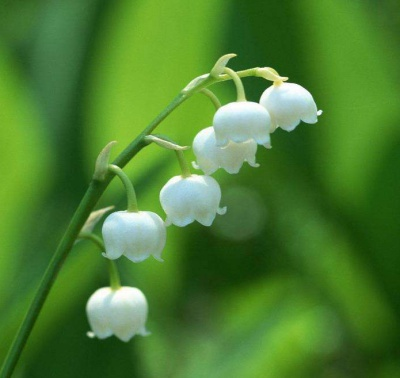
#> input picture images/cv_flower2.jpg, 400 x 378 px
$ python cv_img_filter_bilateral.py
#> lines starting #> are read from the running program, lines starting #| are printed output that depends on the picture; after the words box and inside, x2 and y2 are one past the last pixel; in counts of white or black regions, pixels touching at a corner belong together
#!/usr/bin/env python
# -*- coding: utf-8 -*-

"""
对于图形的平滑与滤波，但从滤波角度来讲，
一般主要的目的都是为了实现对图像噪声的消除，增强图像的效果。
首先介绍二维卷积运算，图像的滤波可以看成是滤波模板与原始图像对应部分的的卷积运算。

对于2D图像可以进行低通或者高通滤波操作，
低通滤波（LPF）有利于去噪，模糊图像，高通滤波（HPF）有利于找到图像边界。

# 双边滤波
# 双边滤波函数为cv2.bilateralFilter()。
# 该滤波器可以在保证边界清晰的情况下有效的去掉噪声。
# 它的构造比较复杂，即考虑了图像的空间关系，也考虑图像的灰度关系。
# 双边滤波同时使用了空间高斯权重和灰度相似性高斯权重，确保了边界不会被模糊掉。
# cv2.bilateralFilter(img,d,’p1’,’p2’)函数有四个参数需要，
# d是领域的直径，后面两个参数是空间高斯函数标准差和灰度值相似性高斯函数标准差。
# 9---滤波领域直径
# 后面两个数字：空间高斯函数标准差，灰度值相似性标准差

"""

import cv2
import numpy as np
import matplotlib.pyplot as plt

# 读取图像
img = cv2.imread('./images/cv_flower2.jpg')
#> img is the input picture: shape (378, 400, 3); mean B, G, R 49, 125.7, 75.4

# 灰度转换
gray = cv2.cvtColor(img, cv2.COLOR_BGR2GRAY)
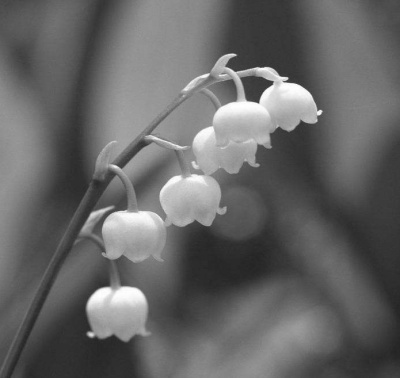
#> gray: shape (378, 400); min 35, max 255, mean 101.9

# 添加点噪声
for i in range(2000):
    temp_x = np.random.randint(0, img.shape[0])
    temp_y = np.random.randint(0, img.shape[1])
    gray[temp_x][temp_y] = 255
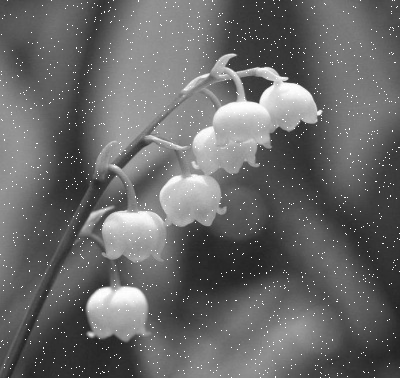
#> gray: shape (378, 400); 1.31% of pixels changed, all inside (x1, y1, x2, y2) = (0, 0, 400, 378)

# 转化数值类型
img1 = np.float32(img)

# 列表
x_list = range(3, 36, 2)

# 参数列表
y_list = [25, 50, 75, 80, 90]

# 多子图绘制
fig, axes = plt.subplots(len(x_list), len(y_list) + 2, sharey=False, sharex=False)
# 设置图片尺寸
fig.set_size_inches(10, len(x_list) * 12 // 7)
# 总标题
fig.suptitle('')
# 设置标题(中文字体)
plt.rcParams['font.sans-serif'] = ['SimHei']  # 用来正常显示中文标签
plt.rcParams['axes.unicode_minus'] = False  # 用来正常显示负号

for i in range(len(x_list)):
    for j in range(len(y_list) + 2):
        if j == 0:
            show = img
            title = '原图'
        elif j == 1:
            show = gray
            title = '灰度+噪声'
        else:
            # 双边滤波
            show = cv2.bilateralFilter(gray, x_list[i], y_list[j - 2], y_list[j - 2])
            title = "径%d-标%d" % (x_list[i], y_list[j - 2])

        ax = axes[i][j]
        # 显示图片
        ax.imshow(show, 'gray')
        # 显示标题
        ax.set_title(title)
        # 隐藏坐标轴
        ax.set_xticks([])
        ax.set_yticks([])

# 调整每隔子图之间的距离
plt.tight_layout()
# 保存图片
plt.savefig('./images/cv_img_blur_bilateral_result.jpg')
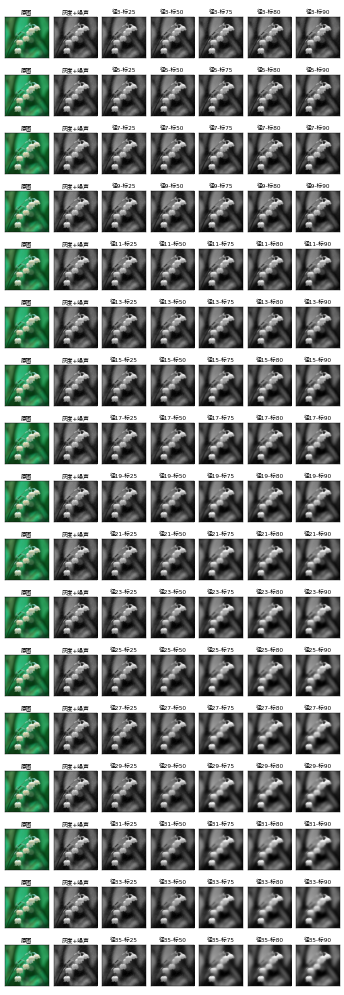
#> figure drawn by matplotlib, 119 panels; B, G, R data is drawn as R, G, B
# 显示绘制后的图片
plt.show()
